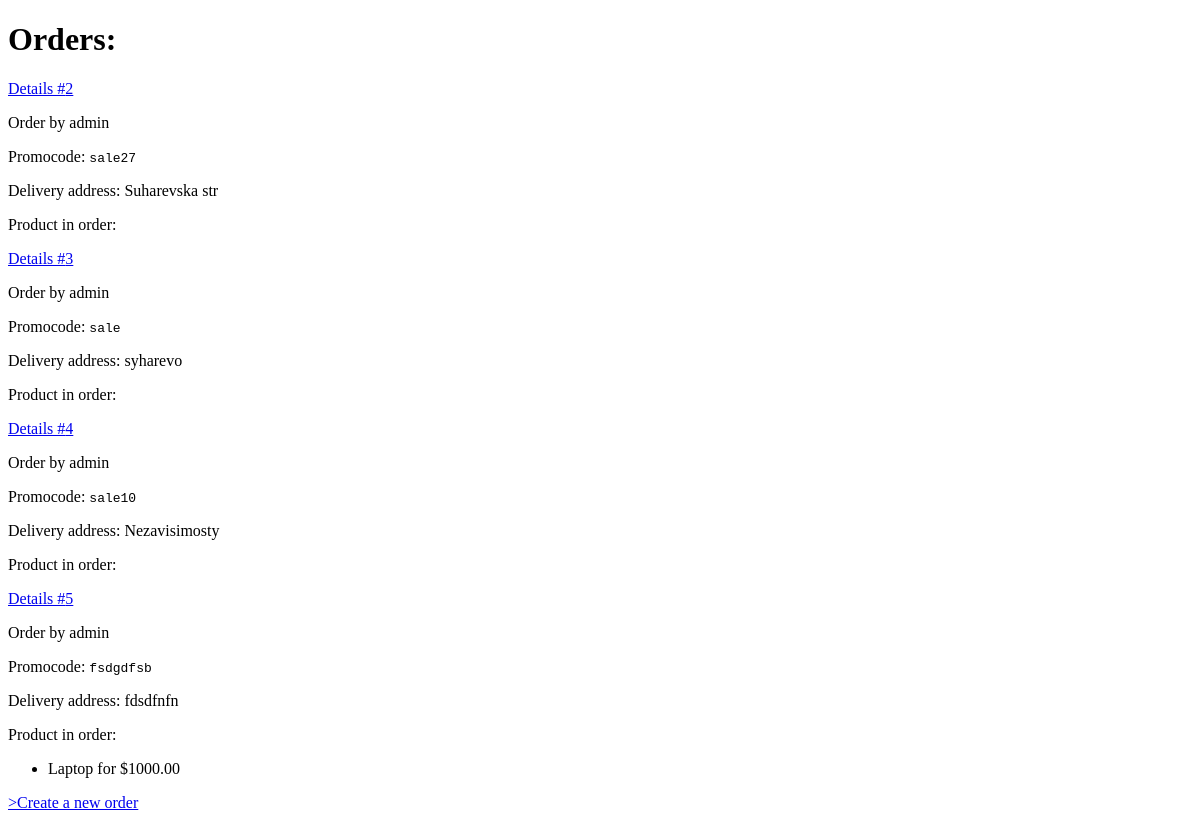
Before: /shop/orders/ (signed in) with the older database file.
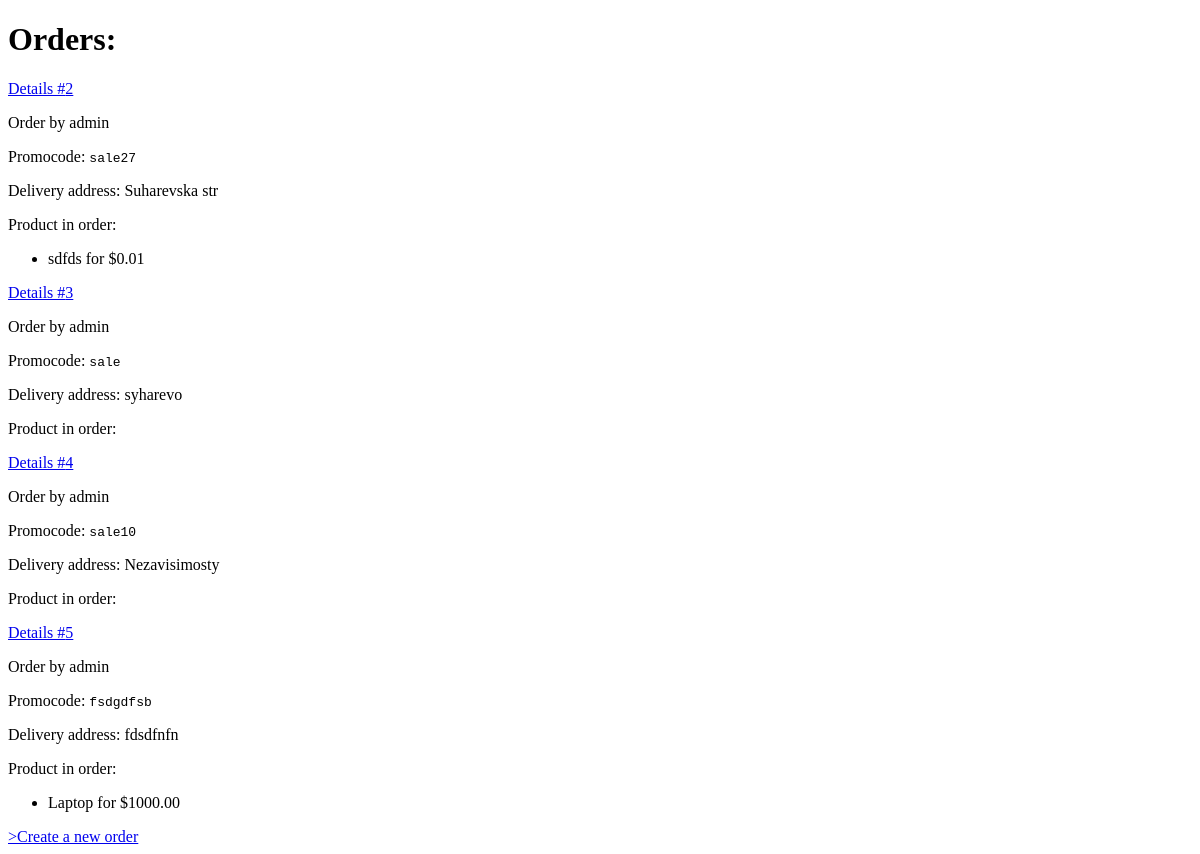
After: the same page with the newer database file.
### shopapp/models.py (models this page shows, shortened)
class Order(models.Model):
    delivery_address = models.TextField(null=True, blank=True)
    promocode = models.CharField(max_length=20, null=False, blank=True)
    created_at = models.DateTimeField(auto_now_add=True)
    user = models.ForeignKey(User, on_delete=models.PROTECT)
    products = models.ManyToManyField(Product, related_name="orders")
    receipt = models.FileField(null=True, upload_to="orders/receipt/")

class Product(models.Model):
    class Meta:
        ordering = ["name", "price"]
    name = models.CharField(max_length=100)
    description = models.TextField(null=False, blank=True)
    price = models.DecimalField(default=0, max_digits=8, decimal_places=2)
    discount = models.SmallIntegerField(default=0)
    created_at = models.DateTimeField(auto_now_add=True)
    archived = models.BooleanField(default=False)
    created_by = models.ForeignKey(User, on_delete=models.PROTECT)
    preview = models.ImageField(null=True, blank=True, upload_to=products_preview_directory_path)

### shopapp/views.py (the view)
# urls.py: path("orders/", OrderListView.as_view(), name="orders_list"),
class OrderListView(LoginRequiredMixin, ListView):
    queryset = (
        Order.objects
        .select_related("user")
        .prefetch_related("products")
    )

### shopapp/templates/shopapp/order_list.html (shortened to what this page needs)
{% extends 'shopapp/base.html' %}
{% block body %}
  <h1>Orders:</h1>
  {% if object_list %}
    <div>
      {% for order in object_list %}
        <div>
          <p><a href="{% url 'shopapp:orders_detail' pk=order.pk %}"
          >Details #{{ order.pk }}</a></p>
          <p>Order by {% firstof order.user.first_name order.user.username %}</p>
          <p>Promocode: <code>{{ order.promocode }}</code></p>
          <p>Delivery address: {{ order.delivery_address }}</p>
          <div>
            Product in order:
            <ul>
              {% for product in order.products.all %}
                <li>{{ product.name }} for ${{ product.price }}</li>
              {% endfor %}
            </ul>
          </div>
        </div>
      {% endfor %}
    </div>
  {% else %}
    <h3>No orders yet</h3>
  {% endif %}
<div>
  <a href=" {% url 'shopapp:create-order' %} ">
    >Create a new order</a>
</div>
{% endblock %}

Changed rows visible on the page:
changed Order "Suharevska str": gains Product (name "sdfds", price "0.01")
